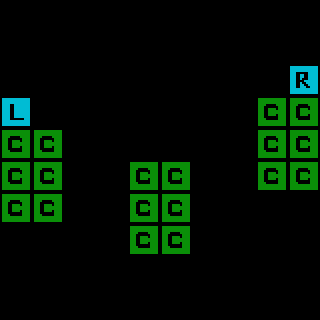

A level layout from a 2D game, rendered from its tile map. Below: a short description, then the map file with its tile-grid data intact:
An orthogonal 10x10 tile map with 32x32 px tiles, 1 tile layer (Tile Layer), 2 tilesets and 1 object (coin).

<map version="1.0" orientation="orthogonal" renderorder="right-up" width="10" height="10" tilewidth="32" tileheight="32" nextobjectid="25">
 <tileset firstgid="1" name="templateTiles" tilewidth="32" tileheight="32">
  <image source="../templateTiles.png" width="128" height="64" />
 </tileset>
 <tileset firstgid="9" name="templateObjects" tilewidth="32" tileheight="32">
  <image source="../templateObjects.png" width="128" height="64" />
 </tileset>
 <layer name="Tile Layer" width="10" height="10">
  <data>
   <tile gid="0" />
   <tile gid="0" />
   <tile gid="0" />
   <tile gid="0" />
   <tile gid="0" />
   <tile gid="0" />
   <tile gid="0" />
   <tile gid="0" />
   <tile gid="0" />
   <tile gid="0" />
   <tile gid="0" />
   <tile gid="0" />
   <tile gid="0" />
   <tile gid="0" />
   <tile gid="0" />
   <tile gid="0" />
   <tile gid="0" />
   <tile gid="0" />
   <tile gid="0" />
   <tile gid="0" />
   <tile gid="0" />
   <tile gid="0" />
   <tile gid="0" />
   <tile gid="0" />
   <tile gid="0" />
   <tile gid="0" />
   <tile gid="0" />
   <tile gid="0" />
   <tile gid="0" />
   <tile gid="3" />
   <tile gid="2" />
   <tile gid="0" />
   <tile gid="0" />
   <tile gid="0" />
   <tile gid="0" />
   <tile gid="0" />
   <tile gid="0" />
   <tile gid="0" />
   <tile gid="1" />
   <tile gid="1" />
   <tile gid="1" />
   <tile gid="1" />
   <tile gid="0" />
   <tile gid="0" />
   <tile gid="0" />
   <tile gid="0" />
   <tile gid="0" />
   <tile gid="0" />
   <tile gid="1" />
   <tile gid="1" />
   <tile gid="1" />
   <tile gid="1" />
   <tile gid="0" />
   <tile gid="0" />
   <tile gid="1" />
   <tile gid="1" />
   <tile gid="0" />
   <tile gid="0" />
   <tile gid="1" />
   <tile gid="1" />
   <tile gid="1" />
   <tile gid="1" />
   <tile gid="0" />
   <tile gid="0" />
   <tile gid="1" />
   <tile gid="1" />
   <tile gid="0" />
   <tile gid="0" />
   <tile gid="0" />
   <tile gid="0" />
   <tile gid="0" />
   <tile gid="0" />
   <tile gid="0" />
   <tile gid="0" />
   <tile gid="1" />
   <tile gid="1" />
   <tile gid="0" />
   <tile gid="0" />
   <tile gid="0" />
   <tile gid="0" />
   <tile gid="0" />
   <tile gid="0" />
   <tile gid="0" />
   <tile gid="0" />
   <tile gid="0" />
   <tile gid="0" />
   <tile gid="0" />
   <tile gid="0" />
   <tile gid="0" />
   <tile gid="0" />
   <tile gid="0" />
   <tile gid="0" />
   <tile gid="0" />
   <tile gid="0" />
   <tile gid="0" />
   <tile gid="0" />
   <tile gid="0" />
   <tile gid="0" />
   <tile gid="0" />
   <tile gid="0" />
  </data>
 </layer>
 <objectgroup name="Object Layer">
  <object id="16" name="coin" gid="9" x="160" y="160" width="32" height="32">
   <properties>
    <property name="probability" value="1.0" />
   </properties>
  </object>
 </objectgroup>
</map>
